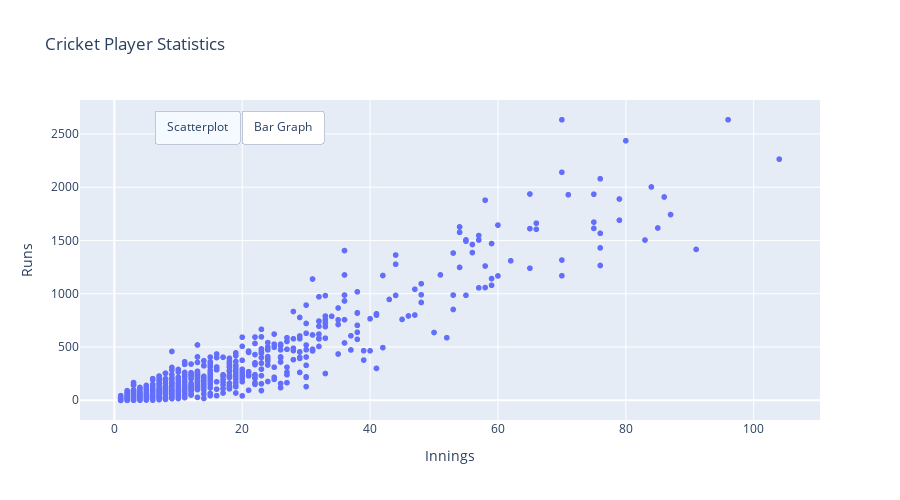

Notebook cell for this chart:
### Code cell
# Button that changes scatterplot to bar graph

fig3 = px.scatter(cricket,\
                 x = "Innings",\
                 y = "Runs",\
                 hover_name = "Player",\
                 hover_data = ["Country"],\
                 height = 500,\
                 title = "Cricket Player Statistics" )

button1 = {'method': 'update',
          'label': 'Scatterplot',
          'args': ['type', 'scatter']
          }

button2 = {'method': 'update',
          'label': 'Bar Graph',
          'args': ['type', 'bar']
          }

fig3.update_layout(
    updatemenus=[{
        'type': 'buttons',
        'direction': "left",
        'pad': {"r": 10, "t": 10},
        'showactive': True,
        'x': 0.1,
        'xanchor': "left",
        'y': 1,
        'yanchor': "top",
        'buttons': [button1, button2]
    }]
)

fig3.show()

### Figure 1 — Plotly figure (JSON) as saved in the notebook; plotly's stock layout.template omitted (floating-point values rounded to 4 significant figures; data arrays with more than 128 entries replaced by an {"elided": "..."} marker saying what was removed)
{"data": [{"customdata": {"elided": "1110x1 str values"}, "hovertemplate": "<b>%{hovertext}</b><br><br>Innings=%{x}<br>Runs=%{y}<br>Country=%{customdata[0]}<extra></extra>", "hovertext": {"elided": "1110 str values"}, "legendgroup": "", "marker": {"color": "#636efa", "symbol": "circle"}, "mode": "markers", "name": "", "showlegend": false, "type": "scattergl", "x": {"elided": "1110 int values"}, "xaxis": "x", "y": {"elided": "1110 int values"}, "yaxis": "y"}], "layout": {"height": 500, "legend": {"tracegroupgap": 0}, "title": {"text": "Cricket Player Statistics"}, "updatemenus": [{"buttons": [{"args": ["type", "scatter"], "label": "Scatterplot", "method": "update"}, {"args": ["type", "bar"], "label": "Bar Graph", "method": "update"}], "direction": "left", "pad": {"r": 10, "t": 10}, "showactive": true, "type": "buttons", "x": 0.1, "xanchor": "left", "y": 1, "yanchor": "top"}], "xaxis": {"anchor": "y", "domain": [0, 1], "title": {"text": "Innings"}}, "yaxis": {"anchor": "x", "domain": [0, 1], "title": {"text": "Runs"}}}}
